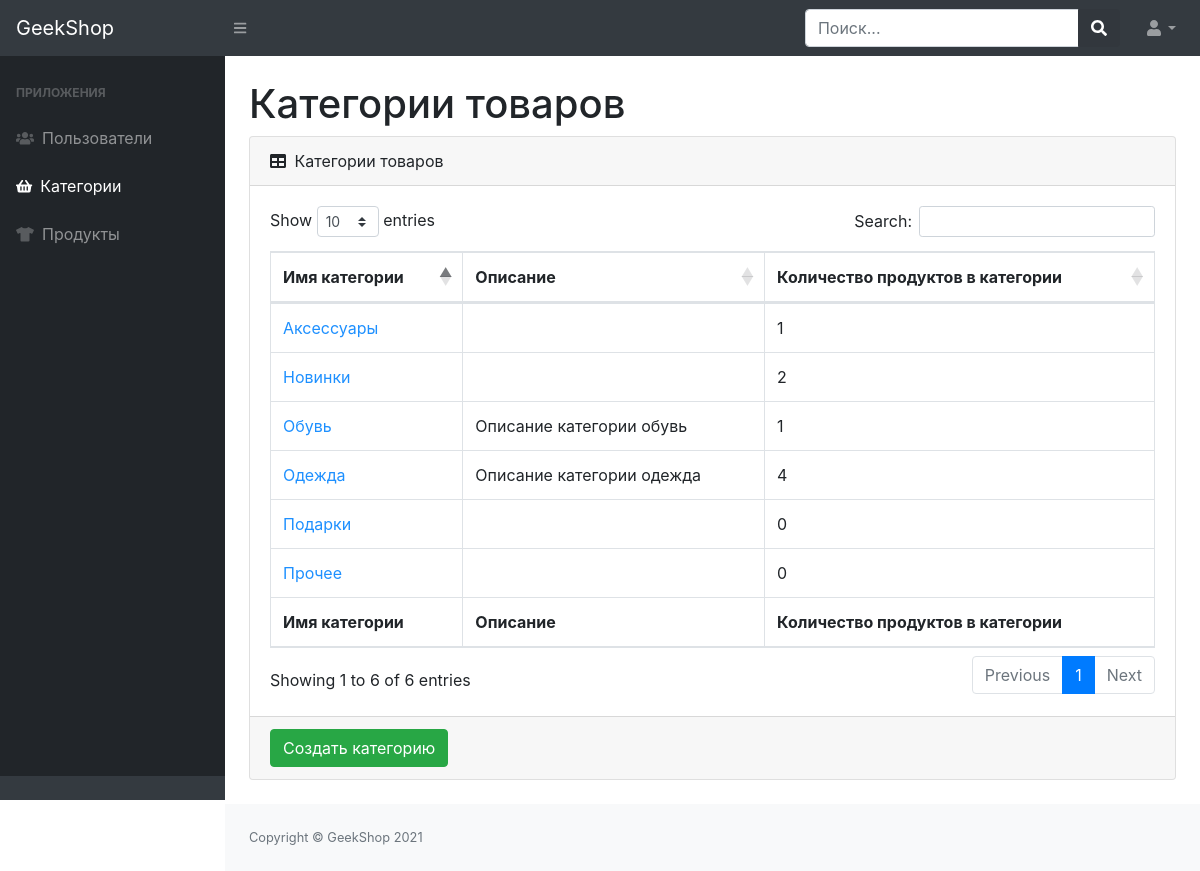
Screenshot of /admins/category_show/ (signed in) with the database file from the repository.
### products/models.py (models this page shows, shortened)
class ProductCategory(models.Model):
	name = models.CharField(max_length=65, unique=True)
	description = models.TextField(blank=True)

### admins/views.py (the view)
# urls.py: path("category_show/", CategoryListView.as_view(), name="admin_category_show"),
class CategoryListView(ListView):
	model = ProductCategory
	context_object_name = "categories_data"
	template_name = "admins/admin-category-show.html"
	def get_context_data(self, *, object_list=None, **kwargs):
		context = super(CategoryListView, self).get_context_data(**kwargs)
		context["title"] = "Категории"
		context["categories_data"] = list(zip(context["object_list"], [len(Product.objects.filter(category=i.pk)) for i in context["object_list"]]))
		return context
	@method_decorator(user_passes_test(lambda u: u.is_staff))
	def dispatch(self, request, *args, **kwargs):
		return super(CategoryListView, self).dispatch(request, *args, **kwargs)

### products/context_processors.py (called while the page is built)
def basket(request):
	basket_list = []
	if request.user.is_authenticated:
		basket_list = Basket.objects.filter(user=request.user)
	return {"baskets": basket_list}

### admins/templates/admins/admin-category-show.html (shortened to what this page needs)
{% extends "admins/base.html" %}
{% load static %}
{% block content %}
<div id="layoutSidenav_content">
    <main>
        <div class="container-fluid">
            <h1 class="mt-4">Категории товаров</h1>
            <div class="card mb-4">
                <div class="card-header">
                    <i class="fas fa-table mr-1"></i>
                    Категории товаров
                </div>
                <div class="card-body">
                    <div class="table-responsive">
                        <table class="table table-bordered" id="dataTable" width="100%" cellspacing="0">
                            <thead>
                            <tr>
                                <th>Имя категории</th>
                                <th>Описание</th>
                                <th>Количество продуктов в категории</th>
                            </tr>
                            </thead>
                            <tfoot>
                            <tr>
                                <th>Имя категории</th>
                                <th>Описание</th>
                                <th>Количество продуктов в категории</th>
                            </tr>
                            </tfoot>
                            <tbody>
                            {% for data in categories_data %}
                                <tr>
                                    <td><a href="{% url 'admins:admin_category_update' data.0.id %}" style="color: dodgerblue">{{ data.0.name }}</a></td>
                                    <td>{{ data.0.description }}</td>
                                    <td>{{ data.1 }}</td>
                                </tr>
                            {% endfor %}
                            </tbody>
                        </table>
                    </div>
                </div>
                <div class="card-footer">
                    <a href="{% url 'admins:admin_category_create' %}">
                        <button class="btn btn-success">Создать категорию</button>
                    </a>
                </div>
            </div>
        </div>
    </main>
    <footer class="py-4 bg-light mt-auto">
        <div class="container-fluid">
            <div class="d-flex align-items-center justify-content-between small">
                <div class="text-muted">Copyright &copy; GeekShop 2021</div>
            </div>
        </div>
    </footer>
</div>
{% endblock %}

### rows the page displays
ProductCategory: name "Одежда", description "Описание категории одежда", data "4"
ProductCategory: name "Новинки", id "2"
ProductCategory: name "Обувь", description "Описание категории обувь", data "1"
ProductCategory: name "Подарки", data "0"
ProductCategory: name "Аксессуары", data "1"
ProductCategory: name "Прочее", data "0"
